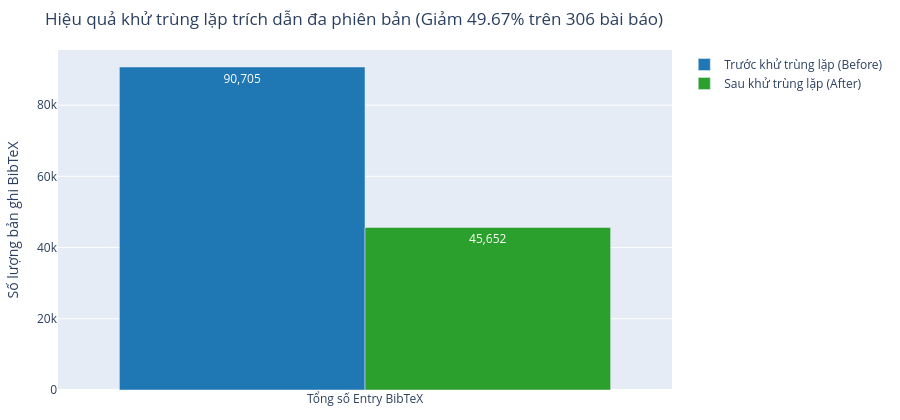

The cell this chart's notebook holds for it:
### Markdown cell above
### 3. Bóc tách trích dẫn `\bibitem` bằng biểu thức chính quy

Đề bài quy định: *"For citations defined using `\bibitem` within the `.tex` files, students must convert them into standard BibTeX entries using programmatic tools such as regular expressions."*

Module `src/parser/bib.py` do **Cáp Hửu Duy** phụ trách triển khai:
- `split_bibitems(tex: str)`: Tách các khối trích dẫn độc lập dựa trên mẫu regex `\\bibitem\s*(?:\[[^\]]*\])?\s*\{([^}]+)\}`.
- `parse_bibitem(key: str, raw: str)`: Bóc tách các trường thuộc tính từ văn bản thô phi cấu trúc:
  + `year`: Tìm kiếm số có 4 chữ số trong khoảng năm hợp lệ 19xx–20xx.
  + `doi`: Regex nhận dạng chuẩn mã định danh số đối tượng `10.\d{4,9}/[-._;()/:A-Za-z0-9]+`.
  + `arxiv_id`: Bắt cả hai chuẩn mã: chuẩn mới từ 2007 (`2310.12345`) và chuẩn chuyên ngành cũ (`hep-th/9901001`).
  + `title`: Bóc tách thông qua các định dạng nhấn mạnh `\emph{...}`, dấu nháy kép `''...''` hoặc macro tạp chí `\bibinfo{title}{...}` kèm thuật toán cân bằng dấu ngoặc nhọn lồng nhau.
  + **Bảo tồn văn bản gốc:** Luôn lưu trữ trường `raw` để phục vụ đối chiếu và kiểm chứng.

### Code cell
# Biểu đồ tương tác Plotly: Hiệu quả khử trùng lặp trích dẫn BibTeX (Hửu Duy)
fig_dedup = go.Figure(data=[
    go.Bar(name='Trước khử trùng lặp (Before)', x=['Tổng số Entry BibTeX'], y=[total_entries_before],
           marker_color='#1f77b4', text=[f"{total_entries_before:,}"], textposition='auto'),
    go.Bar(name='Sau khử trùng lặp (After)', x=['Tổng số Entry BibTeX'], y=[total_entries_after],
           marker_color='#2ca02c', text=[f"{total_entries_after:,}"], textposition='auto')
])
fig_dedup.update_layout(
    barmode='group',
    title=f"Hiệu quả khử trùng lặp trích dẫn đa phiên bản (Giảm {dedup_ratio*100:.2f}% trên 306 bài báo)",
    yaxis_title="Số lượng bản ghi BibTeX",
    height=420,
    margin=dict(t=50, b=30, l=40, r=20)
)
fig_dedup.show()

### Figure 1 — Plotly figure (JSON) as saved in the notebook; plotly's stock layout.template omitted (floating-point values rounded to 4 significant figures)
{"data": [{"marker": {"color": "#1f77b4"}, "name": "Trước khử trùng lặp (Before)", "text": ["90,705"], "textposition": "auto", "type": "bar", "x": ["Tổng số Entry BibTeX"], "y": [90705]}, {"marker": {"color": "#2ca02c"}, "name": "Sau khử trùng lặp (After)", "text": ["45,652"], "textposition": "auto", "type": "bar", "x": ["Tổng số Entry BibTeX"], "y": [45652]}], "layout": {"barmode": "group", "height": 420, "margin": {"b": 30, "l": 40, "r": 20, "t": 50}, "title": {"text": "Hiệu quả khử trùng lặp trích dẫn đa phiên bản (Giảm 49.67% trên 306 bài báo)"}, "yaxis": {"title": {"text": "Số lượng bản ghi BibTeX"}}}}
